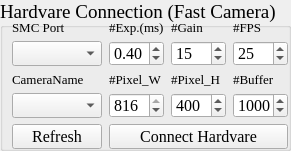
  <widget class="QGroupBox" name="grp_hardvareConnection">
   <property name="geometry">
    <rect>
     <x>10</x>
     <y>50</y>
     <width>291</width>
     <height>151</height>
    </rect>
   </property>
   <property name="maximumSize">
    <size>
     <width>360</width>
     <height>16777215</height>
    </size>
   </property>
   <property name="font">
    <font>
     <family>Times New Roman</family>
     <pointsize>14</pointsize>
     <weight>50</weight>
     <bold>false</bold>
    </font>
   </property>
   <property name="title">
    <string>Hardvare Connection (Fast Camera)</string>
   </property>
   <widget class="QWidget" name="layoutWidget">
    <property name="geometry">
     <rect>
      <x>11</x>
      <y>20</y>
      <width>281</width>
      <height>131</height>
     </rect>
    </property>
    <layout class="QGridLayout" name="gridLayout_3">
     <item row="0" column="3">
      <widget class="QLabel" name="label_23">
       <property name="sizePolicy">
        <sizepolicy hsizetype="Preferred" vsizetype="Preferred">
         <horstretch>0</horstretch>
         <verstretch>0</verstretch>
        </sizepolicy>
       </property>
       <property name="minimumSize">
        <size>
         <width>50</width>
         <height>15</height>
        </size>
       </property>
       <property name="maximumSize">
        <size>
         <width>55</width>
         <height>15</height>
        </size>
       </property>
       <property name="font">
        <font>
         <family>Times New Roman</family>
         <pointsize>10</pointsize>
         <weight>50</weight>
         <bold>false</bold>
        </font>
       </property>
       <property name="text">
        <string>#FPS</string>
       </property>
      </widget>
     </item>
     <item row="0" column="1">
      <widget class="QLabel" name="label_18">
       <property name="sizePolicy">
        <sizepolicy hsizetype="Preferred" vsizetype="Preferred">
         <horstretch>0</horstretch>
         <verstretch>0</verstretch>
        </sizepolicy>
       </property>
       <property name="minimumSize">
        <size>
         <width>55</width>
         <height>15</height>
        </size>
       </property>
       <property name="maximumSize">
        <size>
         <width>55</width>
         <height>15</height>
        </size>
       </property>
       <property name="font">
        <font>
         <family>Times New Roman</family>
         <pointsize>10</pointsize>
         <weight>50</weight>
         <bold>false</bold>
        </font>
       </property>
       <property name="text">
        <string>#Exp.(ms)</string>
       </property>
      </widget>
     </item>
     <item row="1" column="0">
      <widget class="QComboBox" name="cmb_singleChip">
       <property name="sizePolicy">
        <sizepolicy hsizetype="Fixed" vsizetype="Fixed">
         <horstretch>0</horstretch>
         <verstretch>0</verstretch>
        </sizepolicy>
       </property>
       <property name="minimumSize">
        <size>
         <width>90</width>
         <height>25</height>
        </size>
       </property>
       <property name="maximumSize">
        <size>
         <width>90</width>
         <height>25</height>
        </size>
       </property>
       <property name="font">
        <font>
         <family>Times New Roman</family>
         <pointsize>10</pointsize>
         <weight>50</weight>
         <bold>false</bold>
        </font>
       </property>
      </widget>
     </item>
     <item row="2" column="3">
      <widget class="QLabel" name="label_14">
       <property name="sizePolicy">
        <sizepolicy hsizetype="Preferred" vsizetype="Preferred">
         <horstretch>0</horstretch>
         <verstretch>0</verstretch>
        </sizepolicy>
       </property>
       <property name="minimumSize">
        <size>
         <width>55</width>
         <height>15</height>
        </size>
       </property>
       <property name="maximumSize">
        <size>
         <width>55</width>
         <height>15</height>
        </size>
       </property>
       <property name="font">
        <font>
         <family>Times New Roman</family>
         <pointsize>10</pointsize>
         <weight>50</weight>
         <bold>false</bold>
        </font>
       </property>
       <property name="text">
        <string>#Buffer</string>
       </property>
      </widget>
     </item>
     <item row="2" column="1">
      <widget class="QLabel" name="label_20">
       <property name="sizePolicy">
        <sizepolicy hsizetype="Preferred" vsizetype="Preferred">
         <horstretch>0</horstretch>
         <verstretch>0</verstretch>
        </sizepolicy>
       </property>
       <property name="minimumSize">
        <size>
         <width>55</width>
         <height>15</height>
        </size>
       </property>
       <property name="maximumSize">
        <size>
         <width>55</width>
         <height>15</height>
        </size>
       </property>
       <property name="font">
        <font>
         <family>Times New Roman</family>
         <pointsize>10</pointsize>
         <weight>50</weight>
         <bold>false</bold>
        </font>
       </property>
       <property name="text">
        <string>#Pixel_W</string>
       </property>
      </widget>
     </item>
     <item row="4" column="0">
      <widget class="QPushButton" name="btn_refresh">
       <property name="sizePolicy">
        <sizepolicy hsizetype="Fixed" vsizetype="Fixed">
         <horstretch>100</horstretch>
         <verstretch>30</verstretch>
        </sizepolicy>
       </property>
       <property name="minimumSize">
        <size>
         <width>90</width>
         <height>25</height>
        </size>
       </property>
       <property name="maximumSize">
        <size>
         <width>90</width>
         <height>25</height>
        </size>
       </property>
       <property name="font">
        <font>
         <family>Times New Roman</family>
         <pointsize>12</pointsize>
         <weight>50</weight>
         <bold>false</bold>
        </font>
       </property>
       <property name="text">
        <string>Refresh</string>
       </property>
      </widget>
     </item>
     <item row="0" column="0">
      <widget class="QLabel" name="label_9">
       <property name="sizePolicy">
        <sizepolicy hsizetype="Fixed" vsizetype="Fixed">
         <horstretch>0</horstretch>
         <verstretch>0</verstretch>
        </sizepolicy>
       </property>
       <property name="minimumSize">
        <size>
         <width>80</width>
         <height>15</height>
        </size>
       </property>
       <property name="maximumSize">
        <size>
         <width>80</width>
         <height>15</height>
        </size>
       </property>
       <property name="font">
        <font>
         <family>Times New Roman</family>
         <pointsize>10</pointsize>
         <weight>50</weight>
         <bold>false</bold>
        </font>
       </property>
       <property name="text">
        <string>SMC Port</string>
       </property>
      </widget>
     </item>
     <item row="2" column="0">
      <widget class="QLabel" name="label_8">
       <property name="sizePolicy">
        <sizepolicy hsizetype="Fixed" vsizetype="Fixed">
         <horstretch>0</horstretch>
         <verstretch>0</verstretch>
        </sizepolicy>
       </property>
       <property name="minimumSize">
        <size>
         <width>80</width>
         <height>15</height>
        </size>
       </property>
       <property name="maximumSize">
        <size>
         <width>80</width>
         <height>15</height>
        </size>
       </property>
       <property name="font">
        <font>
         <family>Times New Roman</family>
         <pointsize>10</pointsize>
         <weight>50</weight>
         <bold>false</bold>
        </font>
       </property>
       <property name="text">
        <string>CameraName</string>
       </property>
      </widget>
     </item>
     <item row="1" column="2">
      <widget class="QSpinBox" name="spb_cameraGain">
       <property name="sizePolicy">
        <sizepolicy hsizetype="Fixed" vsizetype="Fixed">
         <horstretch>0</horstretch>
         <verstretch>0</verstretch>
        </sizepolicy>
       </property>
       <property name="minimumSize">
        <size>
         <width>55</width>
         <height>25</height>
        </size>
       </property>
       <property name="maximumSize">
        <size>
         <width>55</width>
         <height>25</height>
        </size>
       </property>
       <property name="font">
        <font>
         <family>Times New Roman</family>
         <pointsize>12</pointsize>
         <weight>50</weight>
         <bold>false</bold>
        </font>
       </property>
       <property name="minimum">
        <number>2</number>
       </property>
       <property name="maximum">
        <number>125</number>
       </property>
       <property name="value">
        <number>15</number>
       </property>
      </widget>
     </item>
     <item row="3" column="3">
      <widget class="QSpinBox" name="spb_ringBufferCapacity">
       <property name="enabled">
        <bool>true</bool>
       </property>
       <property name="sizePolicy">
        <sizepolicy hsizetype="Fixed" vsizetype="Fixed">
         <horstretch>0</horstretch>
         <verstretch>0</verstretch>
        </sizepolicy>
       </property>
       <property name="minimumSize">
        <size>
         <width>55</width>
         <height>25</height>
        </size>
       </property>
       <property name="maximumSize">
        <size>
         <width>55</width>
         <height>25</height>
        </size>
       </property>
       <property name="font">
        <font>
         <family>Times New Roman</family>
         <pointsize>12</pointsize>
         <weight>50</weight>
         <bold>false</bold>
        </font>
       </property>
       <property name="maximum">
        <number>5000</number>
       </property>
       <property name="singleStep">
        <number>1</number>
       </property>
       <property name="stepType">
        <enum>QAbstractSpinBox::DefaultStepType</enum>
       </property>
       <property name="value">
        <number>1000</number>
       </property>
      </widget>
     </item>
     <item row="3" column="2">
      <widget class="QSpinBox" name="spb_pixelHeight">
       <property name="enabled">
        <bool>true</bool>
       </property>
       <property name="sizePolicy">
        <sizepolicy hsizetype="Fixed" vsizetype="Fixed">
         <horstretch>0</horstretch>
         <verstretch>0</verstretch>
        </sizepolicy>
       </property>
       <property name="minimumSize">
        <size>
         <width>55</width>
         <height>25</height>
        </size>
       </property>
       <property name="maximumSize">
        <size>
         <width>55</width>
         <height>25</height>
        </size>
       </property>
       <property name="font">
        <font>
         <family>Times New Roman</family>
         <pointsize>12</pointsize>
         <weight>50</weight>
         <bold>false</bold>
        </font>
       </property>
       <property name="minimum">
        <number>44</number>
       </property>
       <property name="maximum">
        <number>624</number>
       </property>
       <property name="singleStep">
        <number>2</number>
       </property>
       <property name="stepType">
        <enum>QAbstractSpinBox::DefaultStepType</enum>
       </property>
       <property name="value">
        <number>400</number>
       </property>
      </widget>
     </item>
     <item row="3" column="0">
      <widget class="QComboBox" name="cmb_fastCamera">
       <property name="sizePolicy">
        <sizepolicy hsizetype="Preferred" vsizetype="Preferred">
         <horstretch>0</horstretch>
         <verstretch>0</verstretch>
        </sizepolicy>
       </property>
       <property name="minimumSize">
        <size>
         <width>90</width>
         <height>25</height>
        </size>
       </property>
       <property name="maximumSize">
        <size>
         <width>175</width>
         <height>25</height>
        </size>
       </property>
       <property name="font">
        <font>
         <family>Times New Roman</family>
         <pointsize>10</pointsize>
         <weight>50</weight>
         <bold>false</bold>
        </font>
       </property>
      </widget>
     </item>
     <item row="4" column="1" colspan="3">
      <widget class="QPushButton" name="btn_portConnect">
       <property name="sizePolicy">
        <sizepolicy hsizetype="Fixed" vsizetype="Fixed">
         <horstretch>100</horstretch>
         <verstretch>30</verstretch>
        </sizepolicy>
       </property>
       <property name="minimumSize">
        <size>
         <width>0</width>
         <height>25</height>
        </size>
       </property>
       <property name="maximumSize">
        <size>
         <width>260</width>
         <height>25</height>
        </size>
       </property>
       <property name="font">
        <font>
         <family>Times New Roman</family>
         <pointsize>12</pointsize>
         <weight>50</weight>
         <bold>false</bold>
        </font>
       </property>
       <property name="text">
        <string>Connect Hardvare</string>
       </property>
       <property name="iconSize">
        <size>
         <width>16</width>
         <height>16</height>
        </size>
       </property>
      </widget>
     </item>
     <item row="2" column="2">
      <widget class="QLabel" name="label_19">
       <property name="sizePolicy">
        <sizepolicy hsizetype="Preferred" vsizetype="Preferred">
         <horstretch>0</horstretch>
         <verstretch>0</verstretch>
        </sizepolicy>
       </property>
       <property name="minimumSize">
        <size>
         <width>55</width>
         <height>15</height>
        </size>
       </property>
       <property name="maximumSize">
        <size>
         <width>55</width>
         <height>15</height>
        </size>
       </property>
       <property name="font">
        <font>
         <family>Times New Roman</family>
         <pointsize>10</pointsize>
         <weight>50</weight>
         <bold>false</bold>
        </font>
       </property>
       <property name="text">
        <string>#Pixel_H</string>
       </property>
      </widget>
     </item>
     <item row="1" column="3">
      <widget class="QSpinBox" name="spb_frameRate">
       <property name="sizePolicy">
        <sizepolicy hsizetype="Fixed" vsizetype="Fixed">
         <horstretch>0</horstretch>
         <verstretch>0</verstretch>
        </sizepolicy>
       </property>
       <property name="minimumSize">
        <size>
         <width>55</width>
         <height>25</height>
        </size>
       </property>
       <property name="maximumSize">
        <size>
         <width>55</width>
         <height>25</height>
        </size>
       </property>
       <property name="font">
        <font>
         <family>Times New Roman</family>
         <pointsize>12</pointsize>
         <weight>50</weight>
         <bold>false</bold>
        </font>
       </property>
       <property name="minimum">
        <number>10</number>
       </property>
       <property name="maximum">
        <number>5000</number>
       </property>
       <property name="value">
        <number>25</number>
       </property>
      </widget>
     </item>
     <item row="3" column="1">
      <widget class="QSpinBox" name="spb_pixelWidth">
       <property name="enabled">
        <bool>true</bool>
       </property>
       <property name="sizePolicy">
        <sizepolicy hsizetype="Fixed" vsizetype="Fixed">
         <horstretch>0</horstretch>
         <verstretch>0</verstretch>
        </sizepolicy>
       </property>
       <property name="minimumSize">
        <size>
         <width>55</width>
         <height>25</height>
        </size>
       </property>
       <property name="maximumSize">
        <size>
         <width>55</width>
         <height>25</height>
        </size>
       </property>
       <property name="font">
        <font>
         <family>Times New Roman</family>
         <pointsize>12</pointsize>
         <weight>50</weight>
         <bold>false</bold>
        </font>
       </property>
       <property name="minimum">
        <number>48</number>
       </property>
       <property name="maximum">
        <number>816</number>
       </property>
       <property name="singleStep">
        <number>8</number>
       </property>
       <property name="stepType">
        <enum>QAbstractSpinBox::DefaultStepType</enum>
       </property>
       <property name="value">
        <number>816</number>
       </property>
      </widget>
     </item>
     <item row="0" column="2">
      <widget class="QLabel" name="label_22">
       <property name="sizePolicy">
        <sizepolicy hsizetype="Preferred" vsizetype="Preferred">
         <horstretch>0</horstretch>
         <verstretch>0</verstretch>
        </sizepolicy>
       </property>
       <property name="minimumSize">
        <size>
         <width>50</width>
         <height>15</height>
        </size>
       </property>
       <property name="maximumSize">
        <size>
         <width>55</width>
         <height>15</height>
        </size>
       </property>
       <property name="font">
        <font>
         <family>Times New Roman</family>
         <pointsize>10</pointsize>
         <weight>50</weight>
         <bold>false</bold>
        </font>
       </property>
       <property name="text">
        <string>#Gain</string>
       </property>
      </widget>
     </item>
     <item row="1" column="1">
      <widget class="QDoubleSpinBox" name="spb_exposureTime">
       <property name="sizePolicy">
        <sizepolicy hsizetype="Fixed" vsizetype="Fixed">
         <horstretch>0</horstretch>
         <verstretch>0</verstretch>
        </sizepolicy>
       </property>
       <property name="minimumSize">
        <size>
         <width>55</width>
         <height>25</height>
        </size>
       </property>
       <property name="maximumSize">
        <size>
         <width>55</width>
         <height>25</height>
        </size>
       </property>
       <property name="font">
        <font>
         <family>Times New Roman</family>
         <pointsize>12</pointsize>
         <weight>50</weight>
         <bold>false</bold>
        </font>
       </property>
       <property name="decimals">
        <number>2</number>
       </property>
       <property name="minimum">
        <double>0.100000000000000</double>
       </property>
       <property name="maximum">
        <double>800.000000000000000</double>
       </property>
       <property name="singleStep">
        <double>0.050000000000000</double>
       </property>
       <property name="stepType">
        <enum>QAbstractSpinBox::DefaultStepType</enum>
       </property>
       <property name="value">
        <double>0.400000000000000</double>
       </property>
      </widget>
     </item>
    </layout>
   </widget>
  </widget>
